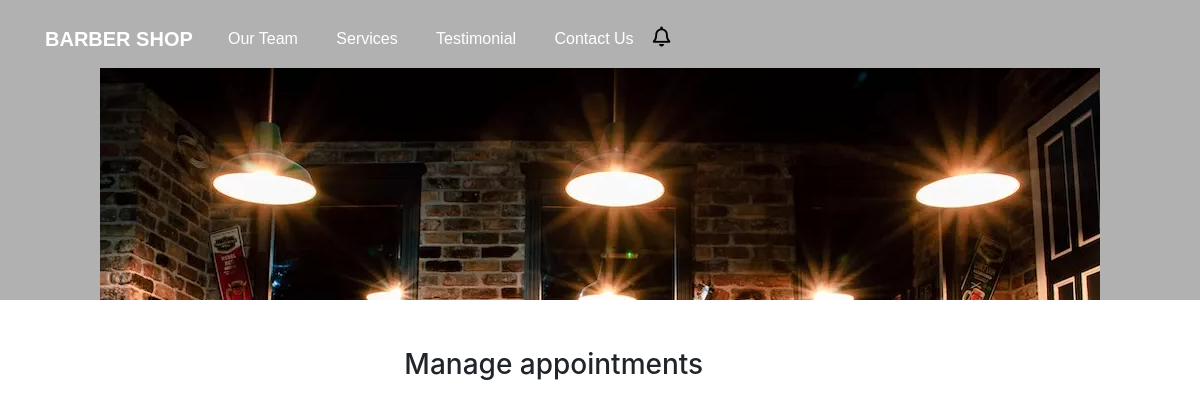
The page /manage-appointments/ on the database as committed earlier.
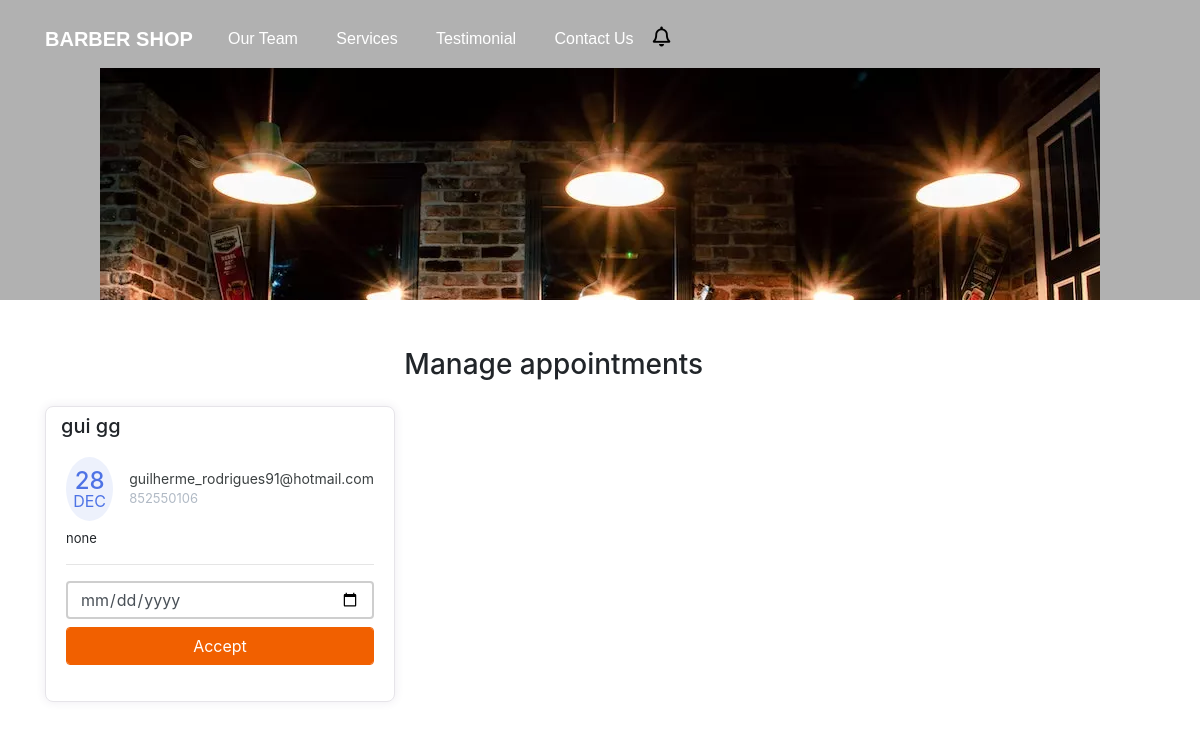
The same page on the database as committed later.
### app/models.py (models this page shows, shortened)
class Appointment(models.Model):
    first_name = models.CharField(max_length=50)
    last_name = models.CharField(max_length=50)
    email = models.CharField(max_length=50)
    phone = models.CharField(max_length=50)
    request = models.TextField(blank=True)
    sent_date = models.DateField(auto_now_add=True)
    accepted = models.BooleanField(default=False)
    accepted_date = models.DateField(auto_now_add=False, null=True, blank=True)
    class Meta:
        ordering = ["-sent_date"]

### app/views.py (the view)
# urls.py: path("manage-appointments/", ManageAppointmentTemplateView.as_view(), name="manage"),
class ManageAppointmentTemplateView(ListView):
    template_name = "manage-appointments.html"
    model = Appointment
    context_object_name = "appointments"
    login_required = True
    paginate_by = 3
    def get_context_data(self, *args, **kwargs):
        context = super().get_context_data(*args, **kwargs)
        appointments = Appointment.objects.all()
        context.update({
        })
        return context

### templates/manage-appointments.html (shortened to what this page needs)
{% extends 'base.html' %}
{% block content %}
    <div class="container mt-5">
        <div class="col-11 text-center mt-4 mb-4">
            <h3>
                Manage appointments
            </h3>
        </div>
        <div class="row">
        {% for app in appointments %}
            <div class="col-lg-4">
                <div class="card card-margin">
                    <div class="card-header no-border">
                        <h5 class="card-title">{{app.first_name}} {{app.last_name}}</h5>
                    </div>
                    <div class="card-body pt-0">
                        <div class="widget-49">
                            <div class="widget-49-title-wrapper">
                                <div class="widget-49-date-primary">
                                    <span class="widget-49-date-day">{{app.sent_date|date:"d"}}</span>
                                    <span class="widget-49-date-month">{{app.sent_date|date:"M"}}</span>
                                </div>
                                <div class="widget-49-meeting-info">
                                    <span class="widget-49-pro-title">{{app.email}}</span>
                                    <span class="widget-49-meeting-time">{{app.phone}}</span>
                                </div>
                            </div>
                            <div class="widget-49-meeting-points">
                                <span>{{app.request}}</span>
                            </div>
                            <hr class="w-100">
                            {% if app.accepted == False %}
                            <form method="POST" action="{% url 'manage' %}">
                            <div class="form-group">
                                <input type="date" name="date" class="form-control mb-2"
                                    placeholder="dd-mm-yyyy" value=""
                                    min="1997-01-01" max="2030-12-31">
                                <input class="btn-block btn-primary form-control" type="submit" value="Accept">
                            </div>
                            </form>
                            {% endif %}
                        </div>
                    </div>
                </div>
            </div>
        {% endfor %}
        </div>
{% endblock content %}

### templates/base.html (shortened to what this page needs)
{% load static %}
<!DOCTYPE html>
<html lang="en">
<head>
  <link href="{% static 'css/bootstrap.min.css' %}" rel="stylesheet">
  <link rel="stylesheet" href="https://cdnjs.cloudflare.com/ajax/libs/font-awesome/5.15.3/css/all.min.css" />
  <link rel="stylesheet" href="{% static 'css/styles.css' %}" />
</head>
<body>
  <div class="header" style="
  background: rgb(177, 177, 177) url('../static/img/header.png') no-repeat fixed center
  {% if "appointment" in request.path %}
  max-height:300px!important;min-height:300px!important;
  {% endif %}
  ">
    <nav class="navbar navbar-dark navbar-expand-md navigation-clean-search">
        <div class="container"><a class="navbar-brand" href="{% url 'home' %}">BARBER SHOP</a>
            <div class="collapse navbar-collapse"
                id="navcol-1">
                <ul class="nav navbar-nav">
                    <li class="nav-item" role="presentation">
                        <a class="nav-link active" href="#team">Our Team</a>
                    </li>
                    <li class="nav-item" role="presentation">
                        <a class="nav-link active" href="#services">Services</a>
                    </li>
                    <li class="nav-item" role="presentation">
                        <a class="nav-link active" href="#reviews">Testimonial</a>
                    </li>
                    <li class="nav-item" role="presentation">
                        <a class="nav-link active" href="#contact">Contact Us</a>
                    </li>
                  <li class="nav-item" role="presentation">
                    <a href="{% url 'manage' %}" style="float: left;cursor:pointer;" aria-expanded="true" title="You Have 6 New Appointments">
                      <i class="far fa-bell" style="font-size: 20px; float: left; color: black">
                      </i>
                  </a>
                </li>
                </ul>
            </div>
        </div>
    </nav>
</div>
    {% block content %}{% endblock content %}
</body>
</html>

### static/css/styles.css (style rules this page uses)
.header { background: rgb(177, 177, 177) url("img/header.png") no-repeat fixed center; min-height: 1000px; font-family:'Source Sans Pro', sans-serif; }
@media (min-width:768px) { .header { padding-bottom:120px; } }
.header .navbar { background:transparent; padding-top:.75rem; padding-bottom:.75rem; color:#fff; border-radius:0; box-shadow:none; border:none; }
@media (min-width:768px) { .header .navbar { padding-top:1rem; padding-bottom:1rem; } }
.header .navbar .navbar-brand { font-weight:bold; color:inherit; }
.header .navbar .navbar-collapse { border-top:1px solid rgba(255,255,255,0.3); margin-top:.5rem; }
@media (min-width:768px) { .header .navbar .navbar-collapse { border-color:transparent; margin:0; } }
.header .navbar .navbar-nav a.active, .header .navbar .navbar-nav > .show .dropdown-item { background:none; box-shadow:none; }
@media (min-width: 768px) { .header .navbar-nav .nav-link { padding-left:.7rem; padding-right:.7rem; } }
@media (min-width: 992px) { .header .navbar-nav .nav-link { padding-left:1.2rem; padding-right:1.2rem; } }
.form-control { box-shadow: none !important; outline: none !important; border: 2px solid #cecece; height: 38px; }
.title-box .border,.btn-primary,.back-to-top, .logo i,.question-q-box,.social-circle li a:hover { background-color: #f16000 !important; }
.btn-primary { border: 1px solid #f16000 !important; }
@media (min-width: 768px) { .navbar-nav>li>a { padding-top: 10px; padding-bottom: 10px; } }

Rows that differ between the two databases and show on the page:
added Appointment: first_name "gui", last_name "gg", sent_date "28", sent_date "DEC", email "guilherme_rodrigues91@hotmail.com", phone "852550106", request "none"
